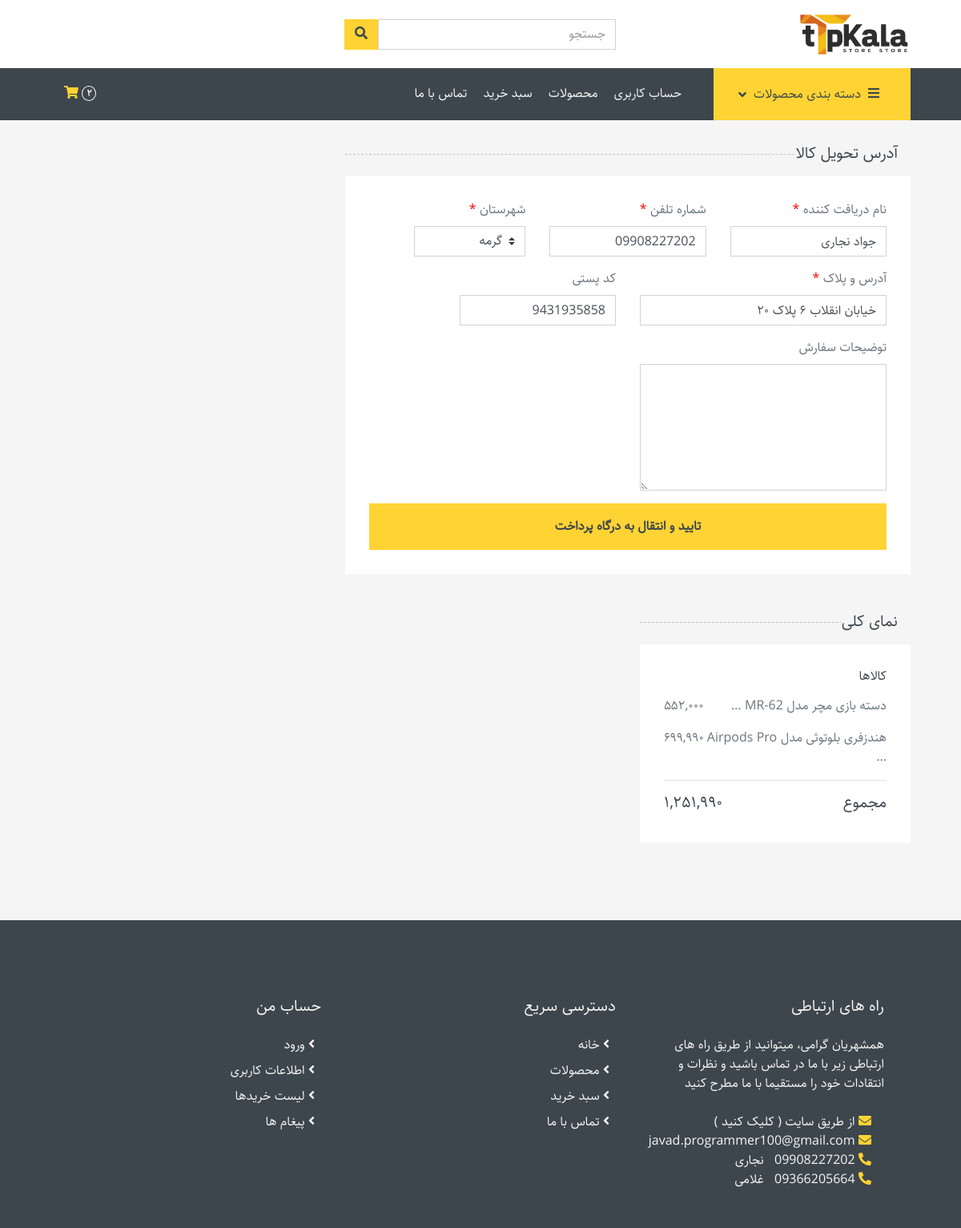
/account/checkout/ (signed in), run on an earlier commit of the app's database.
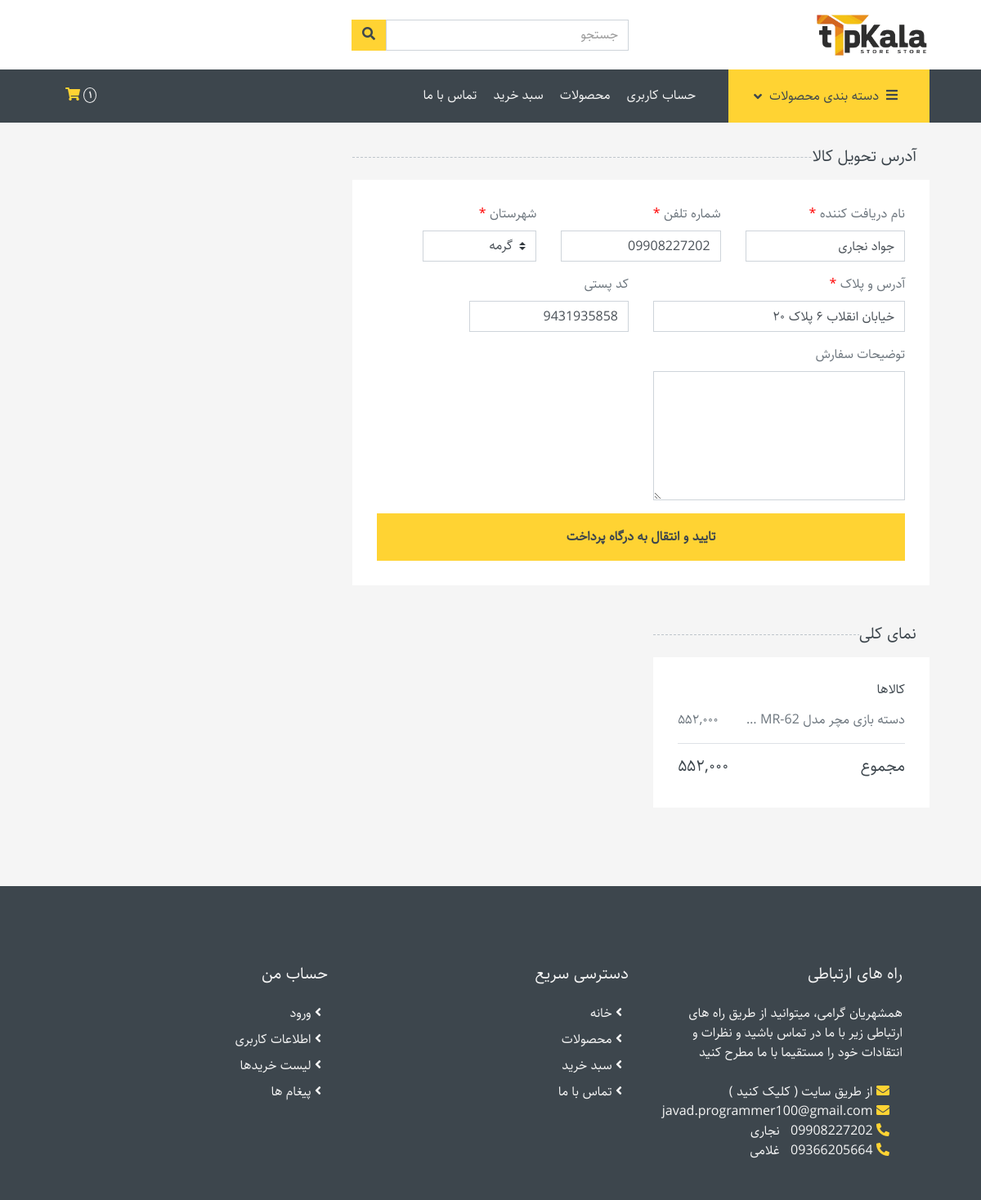
And on a later commit of the database.
### account/models.py (models this page shows, shortened)
class Order(models.Model):
    user = models.ForeignKey(User, on_delete=models.CASCADE, related_name='orders')
    product_size_color = models.ForeignKey(ProductSizeColor, on_delete=models.CASCADE)
    quantity = models.PositiveSmallIntegerField(validators=[MinValueValidator(1)])
    paid = models.BooleanField(default=False)
    def total_price(self):
        return self.product_size_color.product.price_after_discount() * self.quantity
    def total_price_fa(self):
        return format_price(self.total_price(), lang='fa')

class Cart(models.Model):
    STATUSES = (
        ('unpaid', 'unpaid'),
        ('sending', 'sending'),
        ('delivered', 'delivered'),
        ('returned', 'returned'),
    )
    user = models.ForeignKey(User, on_delete=models.SET_NULL, null=True, related_name='carts')
    orders = models.ManyToManyField(Order, blank=True)
    order_code = models.AutoField(primary_key=True, unique=True)
    order_description = models.TextField(null=True, blank=True)
    address = models.TextField(blank=True)
    postal_code = models.CharField(max_length=20, null=True, blank=True)
    recipient_name = models.CharField(max_length=100, null=True, blank=True)
    phone_number = models.CharField(max_length=20, null=True, blank=True)
    paid = models.BooleanField(default=False)
    pay_time = models.DateTimeField(null=True, blank=True)
    amount_paid = models.CharField(max_length=50, null=True, blank=True)
    status = models.CharField(choices=STATUSES, max_length=10, default='unpaid')
    status_reason = models.TextField(null=True, blank=True)
    created_at = models.DateTimeField(auto_now_add=True)
    def total_price(self):
        return sum(order.total_price() for order in self.orders.filter(paid=False).select_related('product_size_color__product'))
    def total_price_fa(self):
        return format_price(self.total_price(), lang='fa')
    def empty_orders(self):
        return sum(order.quantity for order in self.orders.all()) == 0

### product/models.py (models this page shows, shortened)
class ProductSizeColor(models.Model):
    product = models.ForeignKey(Product, on_delete=models.CASCADE, related_name='size_color')
    size = models.ForeignKey(Size, on_delete=models.CASCADE, null=True, blank=True)
    color = models.ForeignKey(Color, on_delete=models.CASCADE, null=True, blank=True)
    quantity = models.IntegerField(default=0)
    class Meta:
        ordering = ['product']
        unique_together = ['product', 'size', 'color']

class Product(models.Model):
    title = models.CharField(max_length=255, unique=True)
    properties = models.TextField()
    description = RichTextField(null=True, blank=True)
    category = models.ForeignKey(Category, on_delete=models.SET_NULL, null=True, related_name='products')
    cover = ResizedImageField(upload_to='product_cover', force_format='WEBP', quality=100, size=[800, 800])
    purchase_price = models.PositiveIntegerField()
    price = models.PositiveIntegerField()
    sales_count = models.PositiveIntegerField(default=0)
    discount = models.PositiveSmallIntegerField(default=0, validators=[MaxValueValidator(100)])
    public = models.BooleanField(default=True)
    created_at = models.DateTimeField(auto_now_add=True)
    def price_after_discount(self):
        return round(self.price * ((100-self.discount) / 100))

### account/views/checkout.py (the view, shortened to what this page needs)
# urls.py: path('account/checkout/', views.CheckoutView.as_view(), name='checkout'),
class CheckoutView(LoginRequiredMixin, View):
    def get(self, request):
        context = {}
        user = self.request.user
        cart = get_user_cart(user)
        if cart.empty_orders():
            messages.error(request, 'سبد خرید شما خالیست')
            return redirect('account:cart')
        orders = cart.orders.all()
        context['cart'] = cart
        context['orders'] = orders.filter(quantity__gt=0).select_related('product_size_color__product').order_by('product_size_color__product__title')
        if out_of_stock(cart, request):
            return redirect('account:cart')
        current_cart = user.carts.filter(paid=False).last()
        previous_cart = user.carts.filter(paid=True).last()
        context['information'] = get_user_address_information(user, current_cart, previous_cart)
        return render(request, 'account/checkout.html', context=context)

### account/context_processor.py (called while the page is built)
def cart_detail(request):
    if request.user.is_authenticated:
        orders = get_user_cart(request.user).orders.all()
        if orders:
            orders_quantity = orders.values_list('quantity', flat=True)
            return {
                'cart_products_count': format_price(sum(orders_quantity), lang='fa'),
            }
    return {}

### product/context_processor.py (called while the page is built)
def categories(request):
    all_categories = Category.objects.all()
    category_filter = [category for category in all_categories if category.products.count() > 0]
    return {
        'categories': category_filter,
    }

### product/models.py (called while the page is built)
    def product_count_fa(self):
        return format_price(self.products.count(), lang='fa')

### utils.py (called while the page is built)
def persian_numbers_converter(mystr):
    jnumbers = {
        '0' : '۰',
        '1' : '۱',
        '2' : '۲',
        '3' : '۳',
        '4' : '۴',
        '5' : '۵',
        '6' : '۶',
        '7' : '۷',
        '8' : '۸',
        '9' : '۹',
    }
    for e, p in jnumbers.items():
        mystr = mystr.replace(e, p)
    return mystr

def get_user_cart(user):
    from account.models import Cart
    if user.is_authenticated:
        return Cart.objects.get_or_create(user=user, paid=False)[0]
    return None

### account/templates/account/checkout.html (shortened to what this page needs)
{% extends 'base.html' %}
{% block content %}
<div class="container-fluid">
    <div class="row px-xl-5">
        <form id="checkout-form" method="POST">
            <div class="col-lg-8">
                <h5 class="section-title position-relative text-uppercase mb-3"><span class="bg-secondary pr-3">آدرس تحویل کالا</span></h5>
                <div class="bg-light p-30 mb-5">
                    <div class="row">
                        <div class="col-md-4 form-group">
                            <label>نام دریافت کننده <span style="color: red;">*</span></label>
                            <input class="form-control" name="recipient_name" type="text" value="{{ information.recipient_name }}" required>
                        </div>
                        <div class="col-md-4 form-group">
                            <label>شماره تلفن <span style="color: red;">*</span></label>
                            <input class="form-control" name="phone" type="number" value="{{ information.phone_number }}" required>
                        </div>
                        <div class="col-md-3 form-group">
                            <label>شهرستان <span style="color: red;">*</span></label>
                            <select class="custom-select" name="city" required>
                                <option selected>گرمه</option>
                            </select>
                        </div>
                        <div class="col-md-6 form-group">
                            <label>آدرس و پلاک <span style="color: red;">*</span></label>
                            <input class="form-control" name="address" type="text" value="{{ information.address }}" required>
                        </div>
                        <div class="col-md-4 form-group">
                            <label>کد پستی</label>
                            <input class="form-control" name="postal_code" type="number" value="{{ information.postal_code }}">
                        </div>
                        <div class="col-md-6 form-group">
                            <label>توضیحات سفارش</label>
                            <textarea class="form-control" name="description" id="" cols="30" rows="6"></textarea>
                        </div>
                        <div class="col-md-4 form-group">
                        </div>
                    </div>
                    <button class="btn btn-block btn-primary font-weight-bold py-3">تایید و انتقال به درگاه پرداخت</button>
                </div>
            </div>
        </form>
        <div class="col-lg-4">
            <h5 class="section-title position-relative text-uppercase mb-3"><span class="bg-secondary pr-3">نمای کلی</span></h5>
            <div class="bg-light p-30 mb-5">
                <div class="border-bottom">
                    <h6 class="mb-3">کالاها</h6>
                    {% for order in orders %}
                        <div class="d-flex justify-content-between">
                            <p title="{{ order.product_size_color.product.title }}">{{ order.product_size_color.product.title|truncatewords:5 }}</p>
                            <p>{{ order.total_price_fa }}</p>
                        </div>
                    {% endfor %}
                </div>
                <div class="pt-2">
                    <div class="d-flex justify-content-between mt-2">
                        <h5>مجموع</h5>
                        <h5>{{ cart.total_price_fa }}</h5>
                    </div>
                </div>
            </div>
        </div>
    </div>
</div>
{% endblock content %}

What changed in the data, as far as the page shows it:
no longer on this page (row edited): Order: product_size_color.product "هندزفری بلوتوثی مدل Airpods Pro …", total_price_fa "۶۹۹,۹۹۰"
changed through a linked row, Cart "جواد نجاری": total_price_fa "۱,۲۵۱,۹۹۰" → "۵۵۲,۰۰۰"
Also different on the page:
{{ cart_products_count }}: "۲" → "۱"
